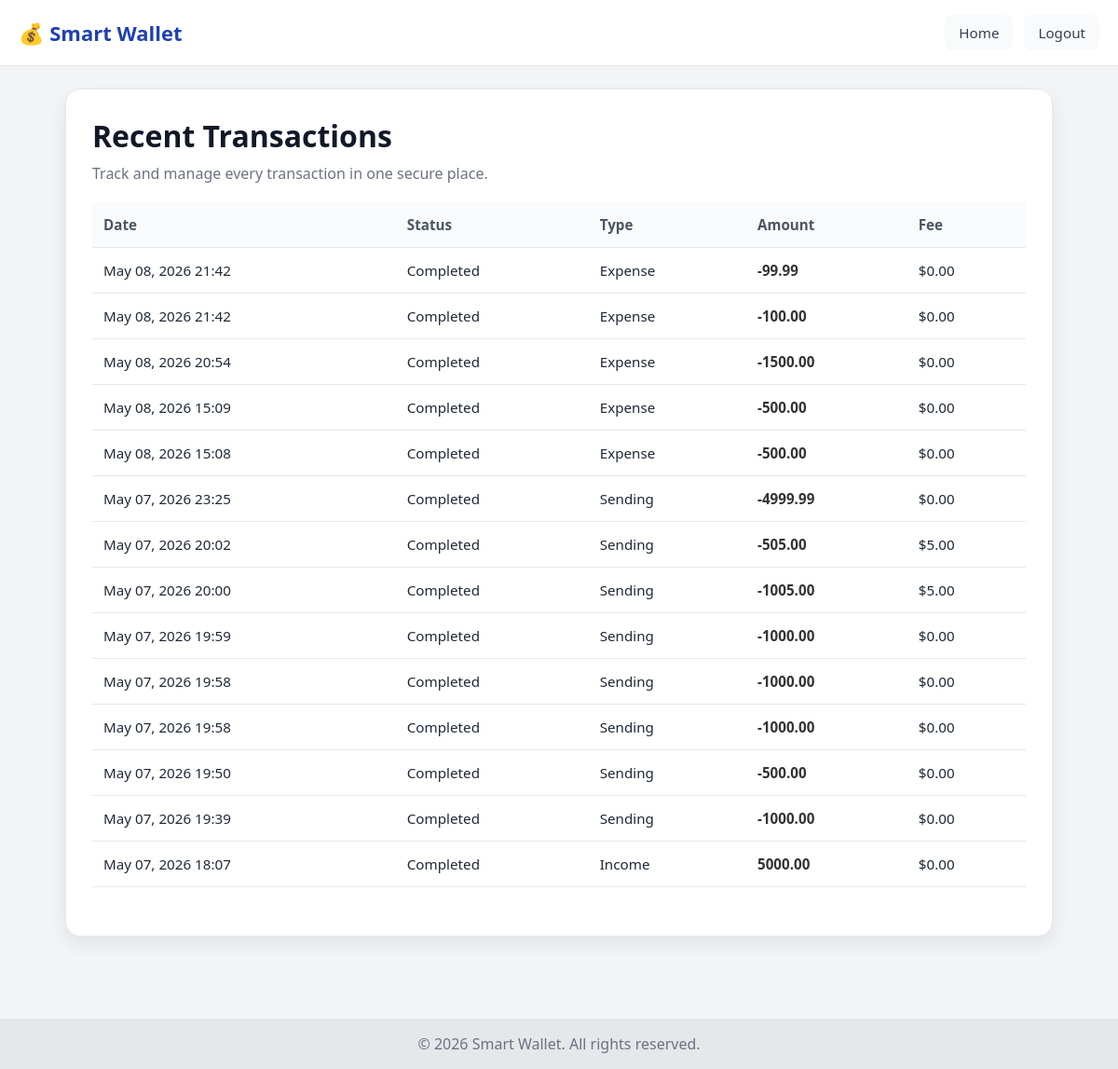
The page /transaction/transaction/ (signed in) on the database as committed earlier.
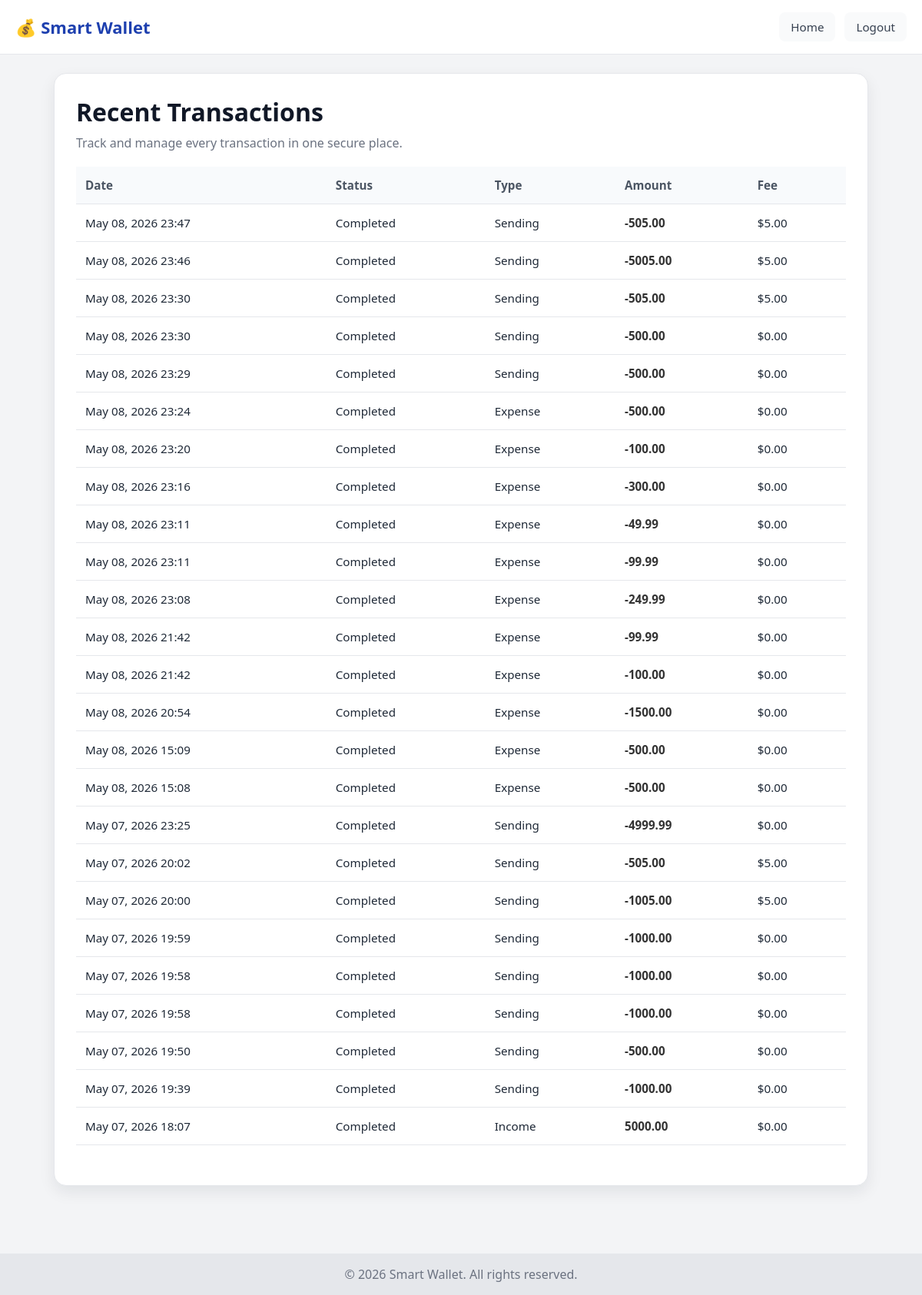
The same page on the database as committed later.
### transactions/models.py (models this page shows, shortened)
class Transaction(models.Model):
    TYPE_CHOICES = [
        ('income' , 'Income'),
        ('expense', 'Expense'),
        ('saving' , 'Saving'),
        ('send'   , 'Sending')
    ]
    reciever = models.ForeignKey('user.Wallet',
        on_delete=models.CASCADE,
        null = True,
        blank = True)
    fee = models.DecimalField(max_digits=10,decimal_places=2,default=0)
    wallet = models.ForeignKey('user.Wallet', on_delete=models.CASCADE, related_name='transactions')
    amount = models.DecimalField(max_digits=10, decimal_places=2)
    type = models.CharField(max_length=10, choices=TYPE_CHOICES)
    date = models.DateTimeField(auto_now_add=True)
    description = models.TextField(null=True, blank=True)
    budget = models.ForeignKey(
    'Budget',
    on_delete=models.CASCADE,
    related_name='transactions',
    null=True,
    blank=True
    )
    saving_goals = models.ForeignKey('SavingGoals'
        ,on_delete=models.CASCADE
        ,related_name='transactions'
        ,null=True
        ,blank=True)

### transactions/views.py (the view)
@login_required
def view_transaction(request):
    user = _get_current_user(request)
    if not user:
        return redirect('login')
    try:
        wallet = user.wallet
    except user_models.Wallet.DoesNotExist:
        return redirect('login')
    transactions = trans_models.Transaction.objects.filter(Q(wallet=wallet) | Q(reciever=wallet)).order_by('-date')
    return render(request, 'transaction.html', {
        'transactions': transactions,
        'user': user,
        'wallet': wallet,
        'total_balance': wallet.total_balance
    })

### transactions/views.py (called while the page is built)
@login_required
def _get_current_user(request):
    user = request.user if request.user.is_authenticated else None
    if not user:
        user_id = request.session.get('user_id')
        if user_id:
            user = User.objects.filter(id=user_id).first()
    return user

### templates/transaction.html (shortened to what this page needs)
<!DOCTYPE html>
{% load static %}
<html lang="en">
<head>
    <link rel="stylesheet" href="{% static 'css/style.css' %}" />
</head>
<body id="transaction-page">
    <header id="transaction-header">
        <div class="logo">💰 Smart Wallet</div>
        <div class="transaction-nav">
            <a href="{% url 'home' %}" class="nav-link">Home</a>
            <a href="{% url 'logout' %}" class="nav-link">Logout</a>
        </div>
    </header>
    <main class="transaction-container">
        <section class="transaction-card">
            <h1>Recent Transactions</h1>
            <p class="subheading">Track and manage every transaction in one secure place.</p>
            <table class="transaction-table">
                <thead>
                    <tr>
                        <th>Date</th>
                        <th>Status</th>
                        <th>Type</th>
                        <th>Amount</th>
                        <th>Fee</th>
                    </tr>
                </thead>
                <tbody>
                    {% for tx in transactions %}
                        <tr>
                            <td>{{ tx.date|date:"M d, Y H:i" }}</td>
                            <td><span class="badge badge-success">Completed</span></td>
                            <td>{{ tx.get_type_display }}</td>
                            <td class="amount {% if tx.type == 'send' or tx.type == 'expense' %}amount-negative{% else %}amount-positive{% endif %}">
                                {% if tx.type == 'send' or tx.type == 'expense' %}-{% endif %}{{ tx.amount|floatformat:2 }}
                            </td>
                            <td>${{ tx.fee|floatformat:2 }}</td>
                        </tr>
                    {% empty %}
                        <tr>
                            <td colspan="5" class="empty-state">No transactions found yet. Start by adding one.</td>
                        </tr>
                    {% endfor %}
                </tbody>
            </table>
        </section>
    </main>
    <footer id="transaction-footer">
        <p>&copy; 2026 Smart Wallet. All rights reserved.</p>
    </footer>
</body>
</html>

Rows that differ between the two databases and show on the page:
added Transaction: date "May 08, 2026 23:47", type "Sending", amount "505.00", fee "5.00"
added Transaction: date "May 08, 2026 23:46", type "Sending", amount "5005.00", fee "5.00"
added Transaction: date "May 08, 2026 23:30", type "Sending", amount "505.00", fee "5.00"
added Transaction: date "May 08, 2026 23:30", type "Sending", amount "500.00", fee "0.00"
added Transaction: date "May 08, 2026 23:29", type "Sending", amount "500.00", fee "0.00"
added Transaction: date "May 08, 2026 23:24", type "Expense", amount "500.00", fee "0.00"
added Transaction: date "May 08, 2026 23:20", type "Expense", amount "100.00", fee "0.00"
added Transaction: date "May 08, 2026 23:16", type "Expense", amount "300.00", fee "0.00"
added Transaction: date "May 08, 2026 23:11", type "Expense", amount "49.99", fee "0.00"
added Transaction: date "May 08, 2026 23:11", type "Expense", amount "99.99", fee "0.00"
added Transaction: date "May 08, 2026 23:08", type "Expense", amount "249.99", fee "0.00"
